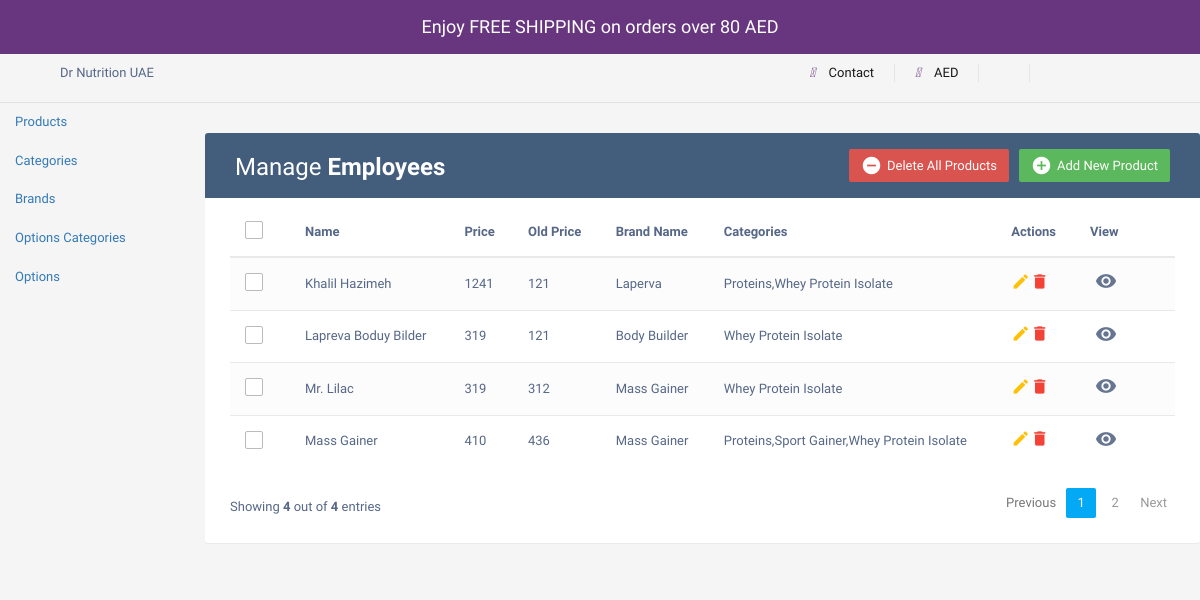
/admin/products.php, run on the app's committed database.
### tables this page shows
CREATE TABLE `products` (
  `id` int(11) NOT NULL,
  `name` varchar(255) NOT NULL,
  `price` int(11) NOT NULL,
  `old-price` int(11) NOT NULL,
  `image` varchar(255) NOT NULL,
  `brand_id` int(11) DEFAULT NULL
);

CREATE TABLE `brands` (
  `brand_id` int(11) NOT NULL,
  `brand_name` varchar(255) NOT NULL
);

### product.php (called while the page is built, shortened)
<?php
class Product {
    private $conn;
    public function __construct($db) {
        $this->conn = $db;
    }
public function getAllProductValues() {
    $query = "SELECT p.id, p.name, p.price, p.`old-price`, b.brand_name,
    GROUP_CONCAT(DISTINCT c.category_name ORDER BY c.category_name ASC) AS categories
    FROM products p
    LEFT JOIN product_categories pc ON p.id = pc.product_id
    LEFT JOIN categories c ON pc.category_id = c.category_id
    LEFT JOIN brands b ON p.brand_id = b.brand_id
    GROUP BY p.id";
    $result = $this->conn->query($query);
        $products = [];
        $count=0;
        if ($result->num_rows > 0) {
            while ($row = $result->fetch_assoc()) {
                $products[] = $row;
                $count++;
            }
        }
        return ['products' => $products, 'count' => $count];
}
}
?>

### admin/products.php (the view, shortened to what this page needs)
<?php
require '../product.php';
$conn = new mysqli("localhost", "root", "", "logindb");
?>
<!DOCTYPE html>
<html lang="en">
<head>
<link rel="stylesheet" href="https://maxcdn.bootstrapcdn.com/font-awesome/4.7.0/css/font-awesome.min.css">
<link rel="stylesheet" href="https://maxcdn.bootstrapcdn.com/bootstrap/3.3.7/css/bootstrap.min.css">
<link rel="stylesheet" href="https://cdnjs.cloudflare.com/ajax/libs/font-awesome/5.15.3/css/all.min.css" />
<link rel="stylesheet" href="../css/all.css" />
<body>
<section class="free_shipping_alert">
    <div>Enjoy FREE SHIPPING on orders over 80 AED</div>
</section>
<section class="top-nav-bar">
    <div class="top-nav">
        <div class="row justify-content-between">
            <div class="col-lg-6">
                <div class="top-nav-left d-none d-lg-block">
                    <span>Dr Nutrition UAE</span>
                </div>
            </div>
            <div class="col-lg-6">
                <div class="top-nav-right">
                    <ul class="list-inline top-nav-right-list">
                        <li>
                            <a title="Contact" href="#">
                                <i class="fa-solid fa-phone" style="color: #68367f; margin-right: 10px;"></i>
                                Contact
                            </a>
                        </li>
                        <li>
                            <a title="AED" href="">
                                <i class="fa-solid fa-money-bill " style="color: #68367f; margin-right: 10px;"></i>
                                AED
                            </a>
                        </li>
                        <li>
                            <a title="Login" data-bs-toggle="modal" data-bs-target="#exampleModal" href="index.php">
                            </a>
                        </li>
                    </ul>
                </div>
            </div>
        </div>
    </div>
</section>
<div class="row">
    <nav id="sidebar" class="col-md-3 col-lg-2 d-md-block bg-light sidebar">
        <div class="position-sticky">
            <ul class="nav flex-column">
                <li class="nav-item">
                    <a class="nav-link active" href="products.php">
                        Products
                    </a>
                </li>
                <li class="nav-item">
                    <a class="nav-link" href="categories.php">
                        Categories
                    </a>
                </li>
                <li class="nav-item">
                    <a class="nav-link" href="brands.php">
                        Brands
                    </a>
                </li>
                <li class="nav-item">
                    <a class="nav-link" href="options_categories.php">
                        Options Categories
                    </a>
                </li>
                <li class="nav-item">
                    <a class="nav-link" href="options.php">
                        Options
                    </a>
                </li>
            </ul>
        </div>
    </nav>
    <main class="col-md-9 ms-sm-auto col-lg-10 px-md-4">
        <div class="table-wrapper">
            <div class="table-title">
                <div class="row">
                    <div class="col-sm-6">
                        <h2>Manage <b>Employees</b></h2>
                    </div>
                    <div class="col-sm-6">
                        <a href="#addEmployeeModal" class="btn btn-success" data-toggle="modal"><i class="material-icons">&#xE147;</i> <span>Add New Product</span></a>
                        <a href="#deleteEmployeeModal" class="btn btn-danger" data-toggle="modal"><i class="material-icons">&#xE15C;</i> <span>Delete All Products</span></a>
                    </div>
                </div>
            </div>
            <table class="table table-striped table-hover">
                <thead>
                    <tr>
                        <th>
                            <span class="custom-checkbox">
                                <label for="selectAll"></label>
                            </span>
                        </th>
                        <th>Name</th>
                        <th>Price</th>
                        <th>Old Price</th>
                        <th>Brand Name</th>
                        <th>Categories</th>
                        <th>Actions</th>
						<th>View</th>
                    </tr>
                </thead>
                <tbody>
                    <?php
                    $product = new Product($conn);
                    $productData = $product->getAllProductValues();
                    $allProducts = $productData['products'];
                    $productCount = $productData['count'];
                    foreach ($allProducts as $product){
                        echo '<tr id="' .$product['id']. '">';
                        echo '<td>';
                        echo '<span class="custom-checkbox">';
                        echo '<label for="checkbox'.$product['id'].'"></label>';
                        echo '</span>';
                        echo '</td>';
                        echo'<td>'.$product['name'].'</td>';
                        echo '<td>'.$product['price'].'</td>';
                        echo '<td>'.$product['old-price'].'</td>';
                        echo '<td>'.$product['brand_name'].'</td>';
                        echo '<td>'.$product['categories'].'</td>';
                        echo '<td>';
                        echo '<a href="products.php?showEditModal=1&id='.$product['id'].'" data-id="'.$product['id'].'" class="edit"><i class="material-icons" data-toggle="tooltip" title="Edit">&#xE254;</i></a>';
                        echo '<a href="products.php?showDeleteModal=1&id='.$product['id'].'" class="delete" data-toggle="modal"><i class="material-icons" data-toggle="tooltip" title="Delete">&#xE872;</i></a>';
                        echo '</td>';
                        echo '<td>';
						echo '<a href="../home.php?product_id'.$product['id'].'"><i class="material-icons" title="View">&#xE8F4;</i></a>';
                        echo '</td>';
						echo '</tr>';
                    }
                    ?>
                </tbody>
            </table>
            <div class="clearfix">
                <div class="hint-text">Showing <b><?php echo $productCount?></b> out of <b><?php echo $productCount?></b> entries</div>
                <ul class="pagination">
                    <li class="page-item disabled"><a href="#">Previous</a></li>
                    <li class="page-item active"><a href="#" class="page-link">1</a></li>
                    <li class="page-item"><a href="#" class="page-link">2</a></li>
                    <li class="page-item"><a href="#" class="page-link">Next</a></li>
                </ul>
            </div>
        </div>
    </main>
</div>
</body>
</html>

### css/all.css (style rules this page uses)
body { margin: 0; background-color: white; }
a { text-decoration: none!important; }
.free_shipping_alert { background: #68367f; color: #fff; text-align: center; padding: 14px; font-size: 18px; background-image: url(https://drnutrition.com/themes/storefront/public/images/wave.svg); background-position: 50%; background-size: cover; }
.top-nav { border-bottom: 1px solid #e1e1e1 ; padding: 10px 0% 10px 5%; }
.top-nav .top-nav-right-list { display: -webkit-box; display: flex; -webkit-box-pack: center; justify-content: center; flex-wrap: wrap; }
.top-nav .top-nav-right-list>li:first-child { padding-left: 0; }
.top-nav .top-nav-right-list>li { border-right: 1px solid #e5e5e5; display: inline-block; padding: 0 20px; }
.top-nav .top-nav-right-list>li>a { display: block; color: #191919; }
body { color: #566787; background: #f5f5f5; font-family: 'Varela Round', sans-serif; font-size: 13px; }
.table-wrapper { background: #fff; padding: 20px 25px; margin: 30px 0; border-radius: 3px; box-shadow: 0 1px 1px rgba(0,0,0,.05); }
.table-title { padding-bottom: 15px; background: #435d7d; color: #fff; padding: 16px 30px; margin: -20px -25px 10px; border-radius: 3px 3px 0 0; }
.table-title h2 { margin: 5px 0 0; font-size: 24px; }
.table-title .btn { color: #fff; float: right; font-size: 13px; border: none; min-width: 50px; border-radius: 2px; border: none; outline: none !important; margin-left: 10px; }
.table-title .btn i { float: left; font-size: 21px; margin-right: 5px; }
.table-title .btn span { float: left; margin-top: 2px; }
table.table tr th, table.table tr td { border-color: #e9e9e9; padding: 12px 15px; vertical-align: middle; }
table.table tr th:first-child { width: 60px; }
table.table tr th:last-child { width: 100px; }
table.table-striped tbody tr:nth-of-type(odd) { background-color: #fcfcfc; }
table.table td:last-child i { opacity: 0.9; font-size: 22px; margin: 0 5px; }
table.table td a { font-weight: bold; color: #566787; display: inline-block; text-decoration: none; outline: none !important; }
table.table td a.edit { color: #FFC107; }
table.table td a.delete { color: #F44336; }
table.table td i { font-size: 19px; }
.pagination { float: right; margin: 0 0 5px; }
.pagination li a { border: none; font-size: 13px; min-width: 30px; min-height: 30px; color: #999; margin: 0 2px; line-height: 30px; border-radius: 2px !important; text-align: center; padding: 0 6px; }
.pagination li.active a, .pagination li.active a.page-link { background: #03A9F4; }
.hint-text { float: left; margin-top: 10px; font-size: 13px; }
.custom-checkbox { position: relative; }
.custom-checkbox label:before { width: 18px; height: 18px; }
.custom-checkbox label:before { content: ''; margin-right: 10px; display: inline-block; vertical-align: text-top; background: white; border: 1px solid #bbb; border-radius: 2px; box-sizing: border-box; z-index: 2; }

### data on the page
products: name "Khalil Hazimeh", price "1241", value "121", brand.brand_name "Laperva", categories "Proteins,Whey Protein Isolate"
products: name "Lapreva Boduy Bilder", price "319", value "121", brand.brand_name "Body Builder", categories "Whey Protein Isolate"
products: name "Mr. Lilac", price "319", value "312", brand.brand_name "Mass Gainer", categories "Whey Protein Isolate"
products: name "Mass Gainer", price "410", value "436", brand.brand_name "Mass Gainer", categories "Proteins,Sport Gainer,Whey Protein Isolate"

### other printed values
$productCount "4"
